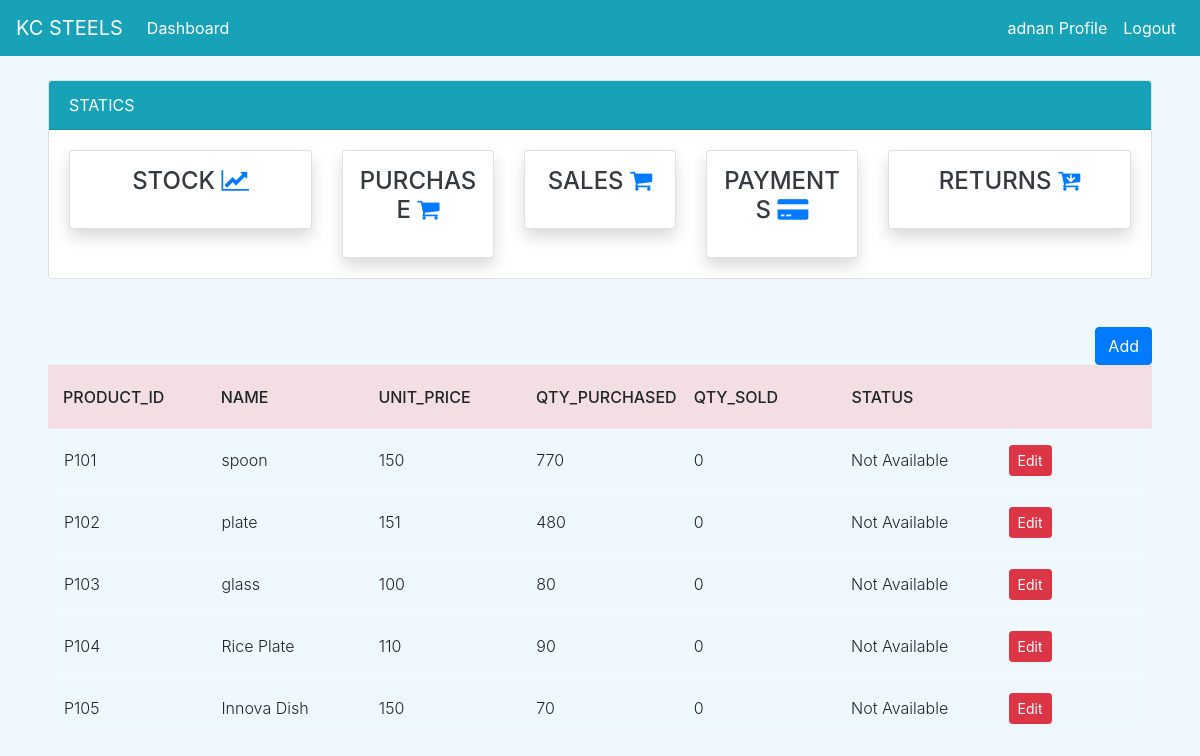
/stock/ (signed in), run on an earlier commit of the app's database.
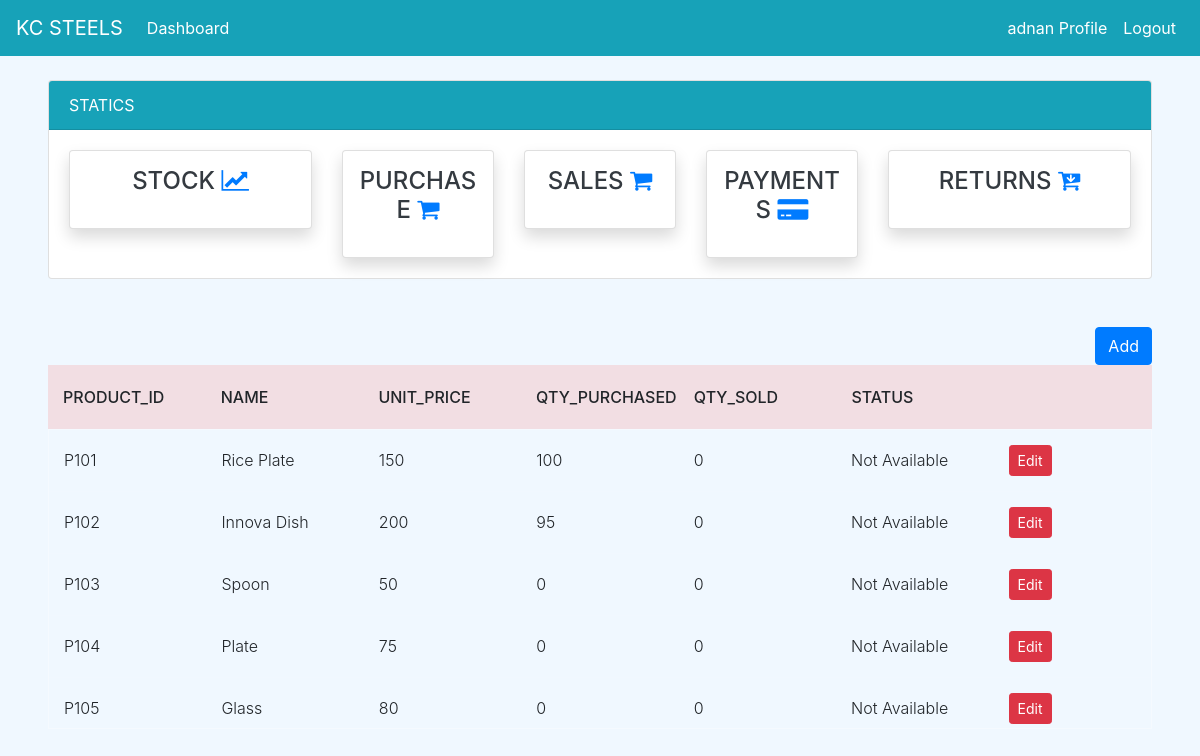
And on a later commit of the database.
### dashboard/models.py (models this page shows, shortened)
class Item(models.Model):
        item_no = models.IntegerField(null=True)
        item_id = models.CharField(max_length=10,null=True)
        name = models.CharField(max_length=100, null=True, blank=False,unique=True)
        unit_price = models.PositiveBigIntegerField(null=True,blank=True)
        qty_available = models.PositiveIntegerField(null=True, default=0)
        qty_sold = models.PositiveIntegerField(null=True, default=0)
        qty_purchased = models.PositiveIntegerField(null=True, default=0)
        status = models.BooleanField(default=False)

### dashboard/views.py (the view)
# urls.py: path('stock/',views.stock,name='stock'),
@login_required
def stock(request):
    items = Item.objects.all()
    p_id = 101 if Item.objects.count() == 0 else Item.objects.aggregate(max=Max('item_no'))["max"] + 1
    if request.method == 'POST':
        price = request.POST.get('unit_price')
        name = request.POST.get('name')
        form = ItemForm(request.POST)
        if form.is_valid():
            Item(item_no=p_id,item_id=(f'{"P"}{p_id}'),name=name,unit_price=price).save()
    else:
        form = ItemForm
    context = {
        'items': items,
        'form' : form,
    }
    return render(request, 'dashboard/stock.html',context)

### templates/dashboard/stock.html (shortened to what this page needs)
{% extends 'partial/base.html' %}
{% load crispy_forms_tags %}
{% block content %}
{% if user.is_authenticated and user.is_superuser %}
{% else %}
{% include 'partial/topnav_staff.html'%}
<div class="mx-5">
    <div class="row my-4">
          <div class="col mt-4 text-right">
            <button type="button" class="btn btn-primary" data-toggle="modal" data-target="#P_Add">
              Add
            </button>
        </div>
          <div class="col-md-12">
                <div class="tbl-header">
                  <table cellpadding="0" cellspacing="0" border="0">
                    <thead>
                      <tr>
                        <th scope="col">Product_id</th>
                        <th scope="col">Name</th>
                        <th scope="col">Unit_Price</th>
                        <th scope="col">qty_purchased</th>
                        <th scope="col">QTY_Sold</th>
                        <th scope="col">Status</th>
						<th scope="col"></th>
                      </tr>
                    </thead>
                  </table>
                </div>
                <div class="tbl-content">
                  <table cellpadding="0" cellspacing="0" border="0">
                    <tbody>
                      {% for item in items %}
                        <tr>
                          <td>{{ item.item_id }}</td>
                          <td>{{ item.name }}</td>
                          <td>{{ item.unit_price }}</td>
                          <td>{{ item.qty_purchased }}</td>
                          <td>{{ item.qty_sold }}</td>
                          {% if item.status == True %}
                          <td>Available</td>
                          {% else %}
                          <td>Not Available</td>
                          {% endif %}
						  <td scope="row"><a class="btn btn-danger btn-sm" href="{% url 'stock_update' item.id %}">Edit</a></td>
                        </tr>
                      {% endfor %}
                    </tbody>
                  </table>
          </div>
      </div>
</div>
{% endif %}
{% endblock %}

What changed in the data, as far as the page shows it:
removed Item: item_id "P101", name "spoon", unit_price "150", qty_purchased "770", qty_sold "0", status "Not Available"
removed Item: item_id "P102", name "plate", unit_price "151", qty_purchased "480", qty_sold "0", status "Not Available"
removed Item: item_id "P103", name "glass", unit_price "100", qty_purchased "80", qty_sold "0", status "Not Available"
removed Item: item_id "P104", name "Rice Plate", unit_price "110", qty_purchased "90", qty_sold "0", status "Not Available"
removed Item: item_id "P105", name "Innova Dish", unit_price "150", qty_purchased "70", qty_sold "0", status "Not Available"
added Item: item_id "P101", name "Rice Plate", unit_price "150", qty_purchased "100", qty_sold "0", status "Not Available"
added Item: item_id "P102", name "Innova Dish", unit_price "200", qty_purchased "95", qty_sold "0", status "Not Available"
added Item: item_id "P103", name "Spoon", unit_price "50", qty_purchased "0", qty_sold "0", status "Not Available"
added Item: item_id "P104", name "Plate", unit_price "75", qty_purchased "0", qty_sold "0", status "Not Available"
added Item: item_id "P105", name "Glass", unit_price "80", qty_purchased "0", qty_sold "0", status "Not Available"
